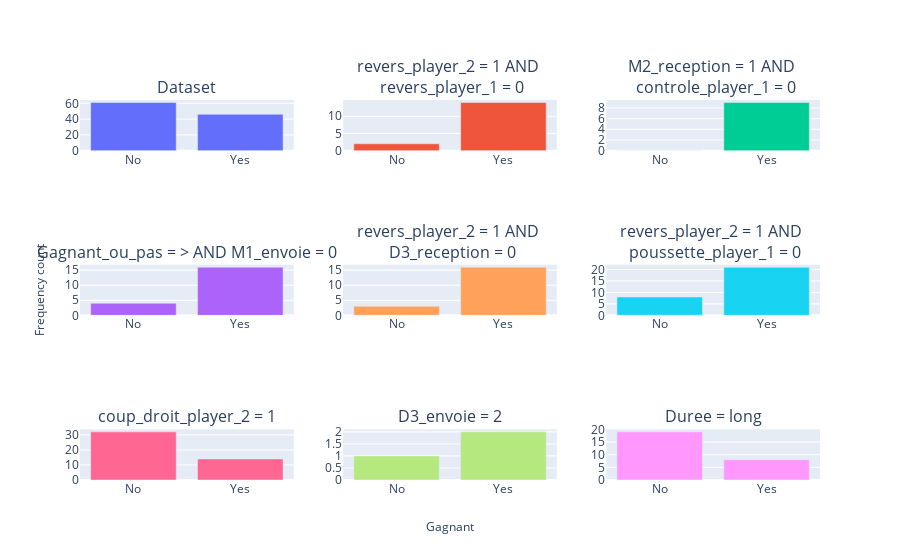

Source (notebook cell):
### Code cell
target_columns = ['Gagnant']
clf = emm.EMM(width=10, depth=2, evaluation_metric='distribution_cosine')
clf.search(bt_data, target_cols=target_columns)
clf.visualise(subgroups=8, cols=3)

### Figure 1 — Plotly figure (JSON) as saved in the notebook; plotly's stock layout.template omitted (floating-point values rounded to 4 significant figures)
{"data": [{"type": "bar", "x": ["No", "Yes"], "xaxis": "x", "y": [61, 46], "yaxis": "y"}, {"type": "bar", "x": ["No", "Yes"], "xaxis": "x2", "y": [2, 14], "yaxis": "y2"}, {"type": "bar", "x": ["No", "Yes"], "xaxis": "x3", "y": [0, 9], "yaxis": "y3"}, {"type": "bar", "x": ["No", "Yes"], "xaxis": "x4", "y": [4, 16], "yaxis": "y4"}, {"type": "bar", "x": ["No", "Yes"], "xaxis": "x5", "y": [3, 16], "yaxis": "y5"}, {"type": "bar", "x": ["No", "Yes"], "xaxis": "x6", "y": [8, 21], "yaxis": "y6"}, {"type": "bar", "x": ["No", "Yes"], "xaxis": "x7", "y": [32, 14], "yaxis": "y7"}, {"type": "bar", "x": ["No", "Yes"], "xaxis": "x8", "y": [1, 2], "yaxis": "y8"}, {"type": "bar", "x": ["No", "Yes"], "xaxis": "x9", "y": [19, 8], "yaxis": "y9"}], "layout": {"annotations": [{"font": {"size": 16}, "showarrow": false, "text": "Dataset", "x": 0.1444, "xanchor": "center", "xref": "paper", "y": 1, "yanchor": "bottom", "yref": "paper"}, {"font": {"size": 16}, "showarrow": false, "text": "revers_player_2 = 1 AND <br> revers_player_1 = 0", "x": 0.5, "xanchor": "center", "xref": "paper", "y": 1, "yanchor": "bottom", "yref": "paper"}, {"font": {"size": 16}, "showarrow": false, "text": "M2_reception = 1 AND <br> controle_player_1 = 0", "x": 0.8556, "xanchor": "center", "xref": "paper", "y": 1, "yanchor": "bottom", "yref": "paper"}, {"font": {"size": 16}, "showarrow": false, "text": "Gagnant_ou_pas = > AND M1_envoie = 0", "x": 0.1444, "xanchor": "center", "xref": "paper", "y": 0.5667, "yanchor": "bottom", "yref": "paper"}, {"font": {"size": 16}, "showarrow": false, "text": "revers_player_2 = 1 AND <br> D3_reception = 0", "x": 0.5, "xanchor": "center", "xref": "paper", "y": 0.5667, "yanchor": "bottom", "yref": "paper"}, {"font": {"size": 16}, "showarrow": false, "text": "revers_player_2 = 1 AND <br> poussette_player_1 = 0", "x": 0.8556, "xanchor": "center", "xref": "paper", "y": 0.5667, "yanchor": "bottom", "yref": "paper"}, {"font": {"size": 16}, "showarrow": false, "text": "coup_droit_player_2 = 1", "x": 0.1444, "xanchor": "center", "xref": "paper", "y": 0.1333, "yanchor": "bottom", "yref": "paper"}, {"font": {"size": 16}, "showarrow": false, "text": "D3_envoie = 2", "x": 0.5, "xanchor": "center", "xref": "paper", "y": 0.1333, "yanchor": "bottom", "yref": "paper"}, {"font": {"size": 16}, "showarrow": false, "text": "Duree = long", "x": 0.8556, "xanchor": "center", "xref": "paper", "y": 0.1333, "yanchor": "bottom", "yref": "paper"}, {"showarrow": false, "text": "Gagnant", "x": 0.5, "xref": "paper", "y": -0.15, "yref": "paper"}, {"showarrow": false, "text": "Frequency count", "textangle": -90, "x": -0.07, "xref": "paper", "y": 0.5, "yref": "paper"}], "showlegend": false, "xaxis": {"anchor": "y", "domain": [0, 0.2889]}, "xaxis2": {"anchor": "y2", "domain": [0.3556, 0.6444]}, "xaxis3": {"anchor": "y3", "domain": [0.7111, 1]}, "xaxis4": {"anchor": "y4", "domain": [0, 0.2889]}, "xaxis5": {"anchor": "y5", "domain": [0.3556, 0.6444]}, "xaxis6": {"anchor": "y6", "domain": [0.7111, 1]}, "xaxis7": {"anchor": "y7", "domain": [0, 0.2889]}, "xaxis8": {"anchor": "y8", "domain": [0.3556, 0.6444]}, "xaxis9": {"anchor": "y9", "domain": [0.7111, 1]}, "yaxis": {"anchor": "x", "domain": [0.8667, 1]}, "yaxis2": {"anchor": "x2", "domain": [0.8667, 1]}, "yaxis3": {"anchor": "x3", "domain": [0.8667, 1]}, "yaxis4": {"anchor": "x4", "domain": [0.4333, 0.5667]}, "yaxis5": {"anchor": "x5", "domain": [0.4333, 0.5667]}, "yaxis6": {"anchor": "x6", "domain": [0.4333, 0.5667]}, "yaxis7": {"anchor": "x7", "domain": [0, 0.1333]}, "yaxis8": {"anchor": "x8", "domain": [0, 0.1333]}, "yaxis9": {"anchor": "x9", "domain": [0, 0.1333]}}}
